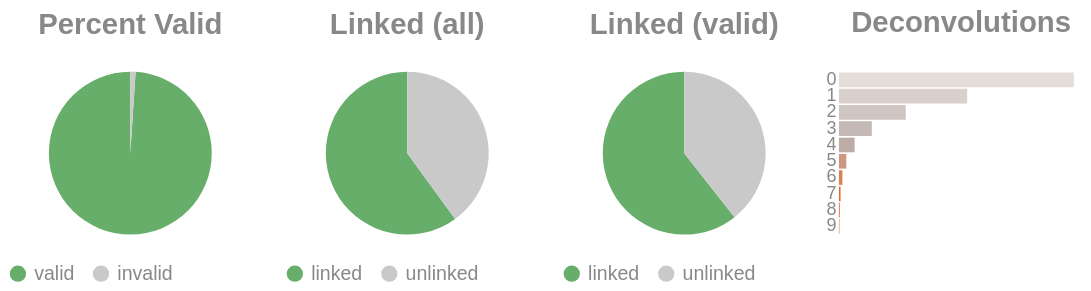

Source (notebook cell):
### Code cell
if SKIPLR:
    pass
else:
    clash = Counter()
    for i in valids['molecule'].to_list():
        _mol = i.split("-")
        if len(_mol) == 1:
            clash.update('0')
        else:
            clash.update(_mol[-1])

    _d = {"deconvolutions": [], 'count': []}
    for k,v in clash.items():
        _d['deconvolutions'].append(k)
        _d['count'].append(v)

    tot_valid = valids['reads'].sum()
    mask = valids['reads'] >= 2
    n_linked_reads = valids.filter(mask)['reads'].sum()
    if n_linked_reads == 0:
        print_html("No linked molecules (>=2 reads) were detected; skipping linked-only distributions.")
        SKIPLR = True
    else:
        perc_valid = round(tot_valid / n_reads, 4)
        linked_perc_abs = round(n_linked_reads / n_reads, 4)
        linked_perc = round(n_linked_reads / tot_valid, 4)

    _valid = pl.DataFrame({"valids": ['valid', 'invalid'], "count": [tot_valid, n_reads - tot_valid]})
    _linked_abs = pl.DataFrame({"linked (absolute)": ['linked', 'unlinked'], "count": [n_linked_reads, n_reads - n_linked_reads]})
    _linked_rel = pl.DataFrame({"linked (valids)": ['linked', 'unlinked'], "count": [n_linked_reads, tot_valid - n_linked_reads]})

    (
        alt.hconcat(
            piechart(_valid, goodval = 'valid', title = "Percent Valid"),
            piechart(_linked_abs, goodval = "linked", title =  "Linked (all)"),
            piechart(_linked_rel, goodval = "linked", title =  "Linked (valid)"),
            convolutionbar(pl.DataFrame(_d), title = "Deconvolutions"),
            center = True,
            bounds = 'flush'
        )
        .resolve_scale(color='independent')
        .resolve_legend('independent')
        .properties(usermeta={'embedOptions': {"actions": False}})
    ).display()

### Figure 1 — Vega-Lite specification as saved in the notebook (floating-point values rounded to 4 significant figures)
{"width": "container", "height": 400, "config": {"title": {"anchor": "start", "dy": -15, "fontSize": 18, "color": "#888888", "subtitleColor": "#888888", "subtitleFontSize": 14}, "arc": {"fill": "#0072B2"}, "axis": {"domainColor": "#888888", "domainWidth": 0.5, "gridWidth": 0.2, "grid": false, "titleFontWeight": 400, "titleFontSize": 15, "labelFontSize": 11, "labelColor": "#888888", "tickColor": "#888888", "tickWidth": 0.2, "titleColor": "#888888"}, "axisBand": {"grid": false}, "axisX": {"grid": true, "tickSize": 10, "domainCap": "round"}, "axisY": {"domain": false, "grid": true, "tickSize": 0, "domainCap": "round"}, "background": "transparent", "header": {"labelFontSize": 15, "labelColor": "#888888", "titleFontSize": 15, "titleFontWeight": 600, "titleColor": "#888888"}, "legend": {"labelFont": "sans-serif", "labelFontSize": 12, "labelColor": "#888888", "symbolSize": 100, "symbolType": "circle", "titleFontSize": 12, "titlePadding": 10, "titleColor": "#888888", "title": null}, "range": {"category": ["#E69F00", "#56B4E9", "#009E73", "#F0E442", "#0072B2", "#D55E00", "#CC79A7", "#000000"], "diverging": ["#cfe8f3", "#a2d4ec", "#73bfe2", "#46abdb", "#1696d2", "#12719e"]}, "area": {"fill": "#0072B2", "fillOpacity": 0.7, "line": true, "strokeOpacity": 0.7}, "line": {"color": "#0072B2", "stroke": "#0072B2", "strokeWidth": 2}, "trail": {"color": "#0072B2", "stroke": "#0072B2", "strokeWidth": 0, "size": 1}, "point": {"filled": true, "fillOpacity": 1.0, "size": 95}, "text": {"color": "#888888", "fontSize": 11, "align": "right", "fontWeight": 400, "size": 11}, "bar": {"fill": "#0072B2", "stroke": null}, "view": {"stroke": null, "continuousWidth": 660, "continuousHeight": 400}}, "hconcat": [{"data": {"name": "data-d6d523c199cfe88bc7c6da5636b7d0a1"}, "mark": {"type": "arc"}, "encoding": {"color": {"field": "valids", "legend": {"orient": "bottom", "title": null}, "scale": {"domain": ["valid", "invalid"], "range": ["#68ae6b", "#C9C9C9"]}, "title": "Valids", "type": "nominal"}, "theta": {"field": "count", "type": "quantitative"}, "tooltip": [{"field": "valids", "title": "Valids", "type": "ordinal"}, {"field": "percent", "format": ".2%", "title": "Percent", "type": "quantitative"}, {"field": "count", "title": "Count", "type": "quantitative"}]}, "height": 100, "title": {"text": "Percent Valid", "align": "center", "anchor": "middle"}, "transform": [{"calculate": "datum.count / 8104052", "as": "percent"}], "width": 150}, {"data": {"name": "data-e8b985dd3f760c6d5f0fdd62b2e024be"}, "mark": {"type": "arc"}, "encoding": {"color": {"field": "linked (absolute)", "legend": {"orient": "bottom", "title": null}, "scale": {"domain": ["linked", "unlinked"], "range": ["#68ae6b", "#C9C9C9"]}, "title": "Linked (Absolute)", "type": "nominal"}, "theta": {"field": "count", "type": "quantitative"}, "tooltip": [{"field": "linked (absolute)", "title": "Linked (Absolute)", "type": "ordinal"}, {"field": "percent", "format": ".2%", "title": "Percent", "type": "quantitative"}, {"field": "count", "title": "Count", "type": "quantitative"}]}, "height": 100, "title": {"text": "Linked (all)", "align": "center", "anchor": "middle"}, "transform": [{"calculate": "datum.count / 8104052", "as": "percent"}], "width": 150}, {"data": {"name": "data-3631ae45244fa457d5203fa1afa56b89"}, "mark": {"type": "arc"}, "encoding": {"color": {"field": "linked (valids)", "legend": {"orient": "bottom", "title": null}, "scale": {"domain": ["linked", "unlinked"], "range": ["#68ae6b", "#C9C9C9"]}, "title": "Linked (Valids)", "type": "nominal"}, "theta": {"field": "count", "type": "quantitative"}, "tooltip": [{"field": "linked (valids)", "title": "Linked (Valids)", "type": "ordinal"}, {"field": "percent", "format": ".2%", "title": "Percent", "type": "quantitative"}, {"field": "count", "title": "Count", "type": "quantitative"}]}, "height": 100, "title": {"text": "Linked (valid)", "align": "center", "anchor": "middle"}, "transform": [{"calculate": "datum.count / 8020228", "as": "percent"}], "width": 150}, {"data": {"name": "data-570f4ab5a43e4314cd11799441cea62f"}, "mark": {"type": "bar"}, "encoding": {"color": {"field": "deconvolutions", "legend": null, "scale": {"scheme": "lightgreyred"}, "type": "nominal"}, "tooltip": [{"field": "deconvolutions", "title": "Deconvolutions", "type": "ordinal"}, {"field": "percent", "format": ".2%", "title": "Percent", "type": "quantitative"}, {"field": "count", "title": "Count", "type": "quantitative"}], "x": {"axis": null, "field": "count", "type": "quantitative"}, "y": {"field": "deconvolutions", "sort": "ascending", "title": null, "type": "nominal"}}, "height": 100, "title": {"text": "Deconvolutions", "align": "center", "anchor": "middle"}, "transform": [{"calculate": "datum.count / 4833318", "as": "percent"}], "width": 150}], "bounds": "flush", "center": true, "resolve": {"legend": {"angle": "independent"}, "scale": {"color": "independent"}}, "usermeta": {"embedOptions": {"actions": false}}, "$schema": "https://vega.github.io/schema/vega-lite/v6.4.1.json", "datasets": {"data-d6d523c199cfe88bc7c6da5636b7d0a1": [{"valids": "valid", "count": 8020228}, {"valids": "invalid", "count": 83824}], "data-e8b985dd3f760c6d5f0fdd62b2e024be": [{"linked (absolute)": "linked", "count": 4861262}, {"linked (absolute)": "unlinked", "count": 3242790}], "data-3631ae45244fa457d5203fa1afa56b89": [{"linked (valids)": "linked", "count": 4861262}, {"linked (valids)": "unlinked", "count": 3158966}], "data-570f4ab5a43e4314cd11799441cea62f": [{"deconvolutions": "0", "count": 2307333}, {"deconvolutions": "1", "count": 1259296}, {"deconvolutions": "2", "count": 656463}, {"deconvolutions": "3", "count": 322867}, {"deconvolutions": "4", "count": 153996}, {"deconvolutions": "5", "count": 72505}, {"deconvolutions": "6", "count": 33912}, {"deconvolutions": "7", "count": 15886}, {"deconvolutions": "8", "count": 7468}, {"deconvolutions": "9", "count": 3592}]}}
